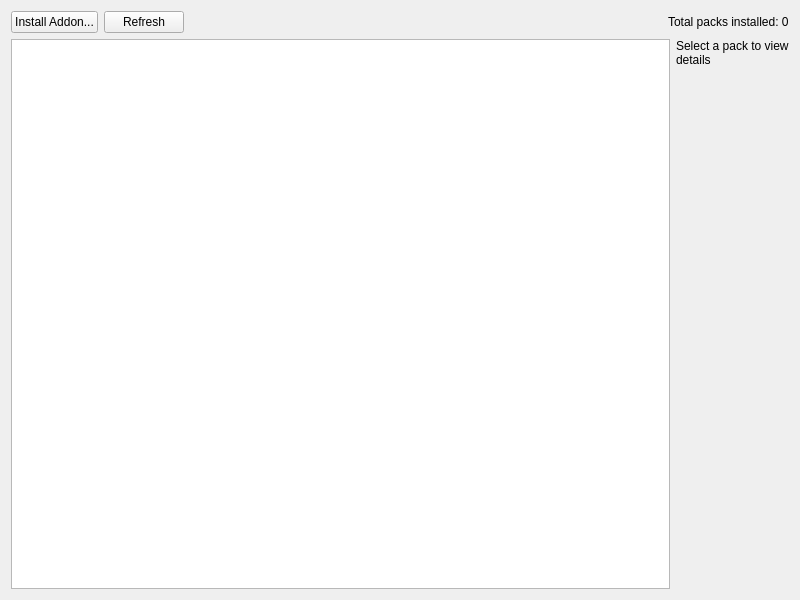
<?xml version="1.0" encoding="UTF-8"?>
<ui version="4.0">
 <class>AddonInstallWidget</class>
 <widget class="QWidget" name="AddonInstallWidget">
  <property name="geometry">
   <rect>
    <x>0</x>
    <y>0</y>
    <width>800</width>
    <height>600</height>
   </rect>
  </property>
  <property name="windowTitle">
   <string>Addon Library</string>
  </property>
  <layout class="QVBoxLayout" name="verticalLayout">
   <item>
    <layout class="QHBoxLayout" name="horizontalLayout">
     <item>
      <widget class="QPushButton" name="installButton">
       <property name="text">
        <string>Install Addon...</string>
       </property>
      </widget>
     </item>
     <item>
      <widget class="QPushButton" name="refreshButton">
       <property name="text">
        <string>Refresh</string>
       </property>
      </widget>
     </item>
     <item>
      <spacer name="horizontalSpacer">
       <property name="orientation">
        <enum>Qt::Horizontal</enum>
       </property>
       <property name="sizeHint" stdset="0">
        <size>
         <width>40</width>
         <height>20</height>
        </size>
       </property>
      </spacer>
     </item>
     <item>
      <widget class="QLabel" name="statusLabel">
       <property name="text">
        <string>Total packs installed: 0</string>
       </property>
      </widget>
     </item>
    </layout>
   </item>
   <item>
    <layout class="QHBoxLayout" name="horizontalLayout_2">
     <item>
      <widget class="QListWidget" name="packListWidget">
       <property name="minimumWidth">
        <number>300</number>
       </property>
      </widget>
     </item>
     <item>
      <widget class="QLabel" name="detailsLabel">
       <property name="text">
        <string>Select a pack to view details</string>
       </property>
       <property name="alignment">
        <set>Qt::AlignTop|Qt::AlignLeft</set>
       </property>
       <property name="wordWrap">
        <bool>true</bool>
       </property>
      </widget>
     </item>
    </layout>
   </item>
  </layout>
 </widget>
 <resources/>
 <connections/>
</ui>
